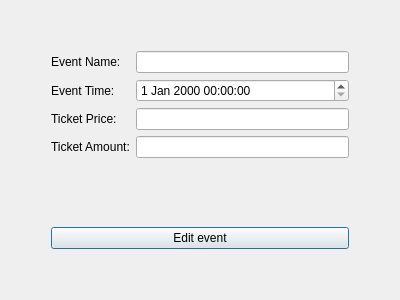
<?xml version="1.0" encoding="UTF-8"?>
<ui version="4.0">
 <class>EditEventForm</class>
 <widget class="QDialog" name="EditEventForm">
  <property name="geometry">
   <rect>
    <x>0</x>
    <y>0</y>
    <width>400</width>
    <height>300</height>
   </rect>
  </property>
  <property name="windowTitle">
   <string>Dialog</string>
  </property>
  <layout class="QGridLayout" name="gridLayout">
   <item row="0" column="1">
    <spacer name="verticalSpacer_2">
     <property name="orientation">
      <enum>Qt::Vertical</enum>
     </property>
     <property name="sizeType">
      <enum>QSizePolicy::Minimum</enum>
     </property>
     <property name="sizeHint" stdset="0">
      <size>
       <width>20</width>
       <height>40</height>
      </size>
     </property>
    </spacer>
   </item>
   <item row="1" column="2">
    <spacer name="horizontalSpacer_2">
     <property name="orientation">
      <enum>Qt::Horizontal</enum>
     </property>
     <property name="sizeType">
      <enum>QSizePolicy::Minimum</enum>
     </property>
     <property name="sizeHint" stdset="0">
      <size>
       <width>40</width>
       <height>20</height>
      </size>
     </property>
    </spacer>
   </item>
   <item row="3" column="1">
    <widget class="QPushButton" name="editEvent_ConfirmBtn">
     <property name="text">
      <string>Edit event</string>
     </property>
    </widget>
   </item>
   <item row="1" column="1">
    <layout class="QFormLayout" name="formLayout">
     <item row="0" column="0">
      <widget class="QLabel" name="editEvent_NameLabel">
       <property name="text">
        <string>Event Name:</string>
       </property>
      </widget>
     </item>
     <item row="1" column="0">
      <widget class="QLabel" name="editEvent_TimeLabel">
       <property name="text">
        <string>Event Time:</string>
       </property>
      </widget>
     </item>
     <item row="0" column="1">
      <widget class="QLineEdit" name="editEvent_NameEdit"/>
     </item>
     <item row="1" column="1">
      <widget class="QDateTimeEdit" name="editEvent_TimeEdit"/>
     </item>
     <item row="2" column="0">
      <widget class="QLabel" name="editEvent_TicketPriceLabel">
       <property name="text">
        <string>Ticket Price:</string>
       </property>
      </widget>
     </item>
     <item row="2" column="1">
      <widget class="QLineEdit" name="editEvent_TicketPriceEdit"/>
     </item>
     <item row="3" column="0">
      <widget class="QLabel" name="editEvent_TicketAmountLabel">
       <property name="text">
        <string>Ticket Amount:</string>
       </property>
      </widget>
     </item>
     <item row="3" column="1">
      <widget class="QLineEdit" name="editEvent_TicketAmountEdit"/>
     </item>
    </layout>
   </item>
   <item row="1" column="0">
    <spacer name="horizontalSpacer">
     <property name="orientation">
      <enum>Qt::Horizontal</enum>
     </property>
     <property name="sizeType">
      <enum>QSizePolicy::Minimum</enum>
     </property>
     <property name="sizeHint" stdset="0">
      <size>
       <width>40</width>
       <height>20</height>
      </size>
     </property>
    </spacer>
   </item>
   <item row="4" column="1">
    <spacer name="verticalSpacer">
     <property name="orientation">
      <enum>Qt::Vertical</enum>
     </property>
     <property name="sizeType">
      <enum>QSizePolicy::Minimum</enum>
     </property>
     <property name="sizeHint" stdset="0">
      <size>
       <width>20</width>
       <height>40</height>
      </size>
     </property>
    </spacer>
   </item>
   <item row="2" column="1">
    <spacer name="verticalSpacer_3">
     <property name="orientation">
      <enum>Qt::Vertical</enum>
     </property>
     <property name="sizeType">
      <enum>QSizePolicy::Minimum</enum>
     </property>
     <property name="sizeHint" stdset="0">
      <size>
       <width>20</width>
       <height>40</height>
      </size>
     </property>
    </spacer>
   </item>
  </layout>
 </widget>
 <resources/>
 <connections/>
</ui>
